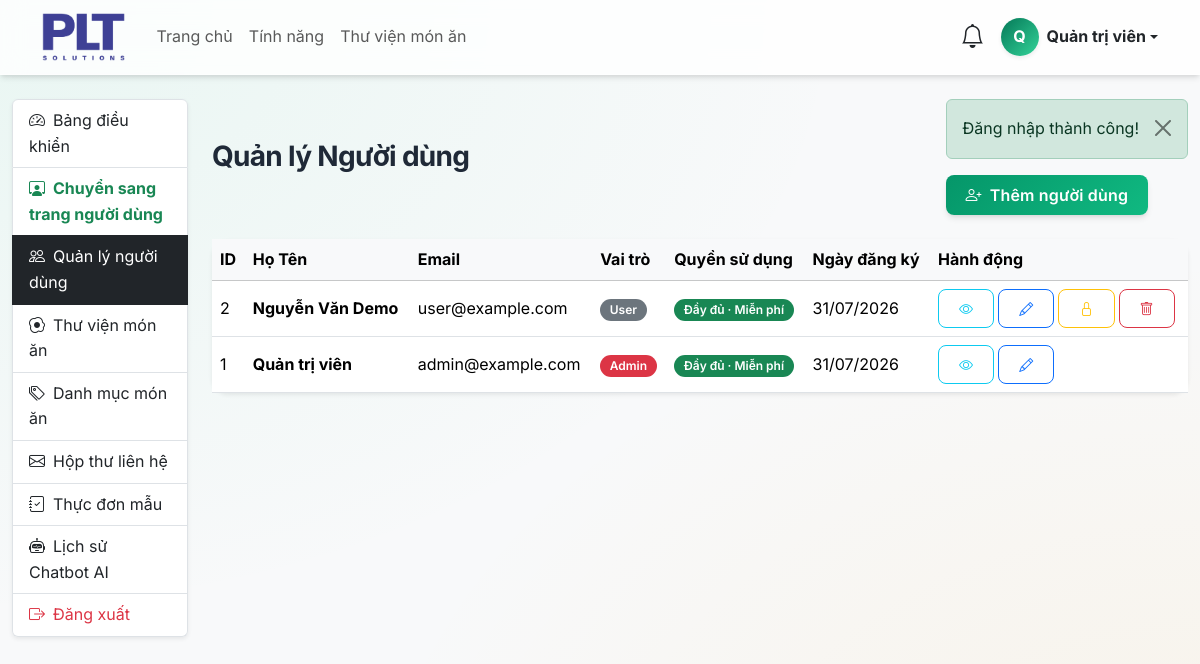
Before: /admin/users.php (signed in) with the older database file.
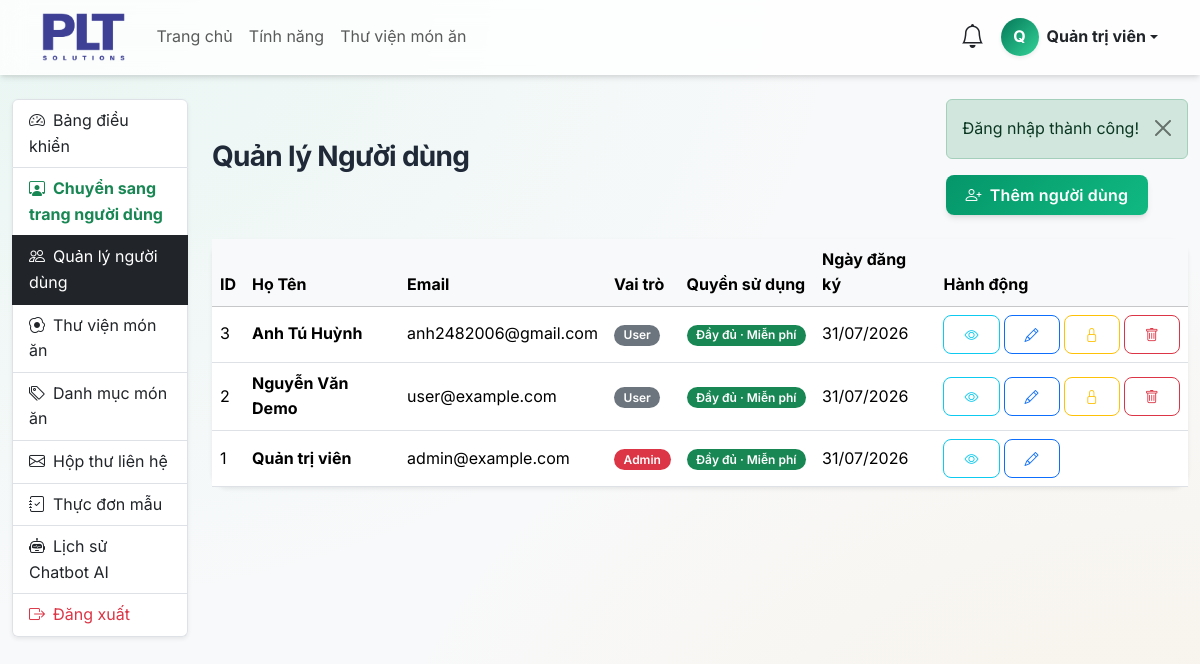
After: the same page with the newer database file.
### tables this page shows
CREATE TABLE IF NOT EXISTS `users` (
  `id` bigint UNSIGNED NOT NULL AUTO_INCREMENT,
  `full_name` varchar(150) NOT NULL,
  `email` varchar(190) NOT NULL,
  `password` varchar(255) NOT NULL,
  `avatar` varchar(255) DEFAULT NULL,
  `role` enum('user','admin') NOT NULL DEFAULT 'user',
  `status` enum('active','inactive','locked') NOT NULL DEFAULT 'active',
  `email_verified_at` datetime DEFAULT NULL,
  `last_login_at` datetime DEFAULT NULL,
  `created_at` timestamp NOT NULL DEFAULT CURRENT_TIMESTAMP,
  `updated_at` timestamp NOT NULL DEFAULT CURRENT_TIMESTAMP ON UPDATE CURRENT_TIMESTAMP,
  PRIMARY KEY (`id`),
  UNIQUE KEY `email` (`email`),
  KEY `idx_users_role` (`role`),
  KEY `idx_users_status` (`status`),
  KEY `idx_users_created_at` (`created_at`)
);

### admin/users.php (the view, shortened to what this page needs)
<?php
require_once __DIR__ . '/../includes/functions.php';
$database = new Database();
$conn = $database->getConnection();
$users = $conn->query("
    SELECT id, full_name, email, role, status, created_at
    FROM users
    ORDER BY id DESC
")->fetchAll(PDO::FETCH_ASSOC);
require_once __DIR__ . '/../includes/header.php';
?>
<div class="container-fluid py-4">
    <div class="row">
        <div class="col-md-2">
            <?php require __DIR__ . '/includes/sidebar.php'; ?>
        </div>
        <div class="col-md-10">
            <div class="d-flex justify-content-between align-items-center mb-4">
                <h3 class="fw-bold mb-0">Quản lý Người dùng</h3>
                <div>
                    <a href="<?php echo BASE_URL; ?>/admin/user-edit.php" class="btn btn-success"><i class="bi bi-person-plus me-2"></i>Thêm người dùng</a>
                </div>
            </div>
            <div class="card shadow-sm border-0">
                <div class="card-body p-0">
                    <div class="table-responsive">
                        <table class="table table-hover align-middle mb-0">
                            <thead class="table-light">
                                <tr>
                                    <th>ID</th>
                                    <th>Họ Tên</th>
                                    <th>Email</th>
                                    <th>Vai trò</th>
                                    <th>Quyền sử dụng</th>
                                    <th>Ngày đăng ký</th>
                                    <th>Hành động</th>
                                </tr>
                            </thead>
                            <tbody>
                                <?php foreach ($users as $u): ?>
                                <tr>
                                    <td><?php echo $u['id']; ?></td>
                                    <td><span class="fw-bold"><?php echo htmlspecialchars($u['full_name']); ?></span></td>
                                    <td><?php echo htmlspecialchars($u['email']); ?></td>
                                    <td>
                                        <?php if ($u['role'] === 'admin'): ?>
                                            <span class="badge bg-danger">Admin</span>
                                        <?php else: ?>
                                            <span class="badge bg-secondary">User</span>
                                        <?php endif; ?>
                                    </td>
                                    <td>
                                        <span class="badge bg-success">Đầy đủ · Miễn phí</span>
                                    </td>
                                    <td><?php echo date('d/m/Y', strtotime($u['created_at'])); ?></td>
                                    <td>
                                        <div class="d-flex gap-1">
                                            <button class="btn btn-sm btn-outline-info" title="Xem chi tiết" data-bs-toggle="modal" data-bs-target="#userModal<?php echo $u['id']; ?>"><i class="bi bi-eye"></i></button>
                                            <a href="<?php echo BASE_URL; ?>/admin/user-edit.php?id=<?php echo $u['id']; ?>" class="btn btn-sm btn-outline-primary" title="Sửa"><i class="bi bi-pencil"></i></a>
                                            <?php if ($u['id'] !== $_SESSION['user_id']): ?>
                                                <form method="POST" class="d-inline" onsubmit="return confirm('Xác nhận thay đổi trạng thái tài khoản?');">
                                                    <button type="submit" class="btn btn-sm <?php echo $u['status'] === 'active' ? 'btn-outline-warning' : 'btn-outline-success'; ?>" title="<?php echo $u['status'] === 'active' ? 'Khóa' : 'Mở khóa'; ?>"><i class="bi <?php echo $u['status'] === 'active' ? 'bi-lock' : 'bi-unlock'; ?>"></i></button>
                                                </form>
                                                <form method="POST" class="d-inline" onsubmit="return confirm('Bạn có chắc chắn muốn xóa người dùng này không? Hành động này không thể hoàn tác.');">
                                                    <button type="submit" class="btn btn-sm btn-outline-danger" title="Xóa"><i class="bi bi-trash"></i></button>
                                                </form>
                                            <?php endif; ?>
                                        </div>
                                    </td>
                                </tr>
                                <?php endforeach; ?>
                            </tbody>
                        </table>
                    </div>
                </div>
            </div>
        </div>
    </div>
</div>
</body>
</html>

Changed rows visible on the page:
added users: id "3", full_name "Anh Tú Huỳnh", email "anh2482006@gmail.com", role "User", created_at "31/07/2026"
